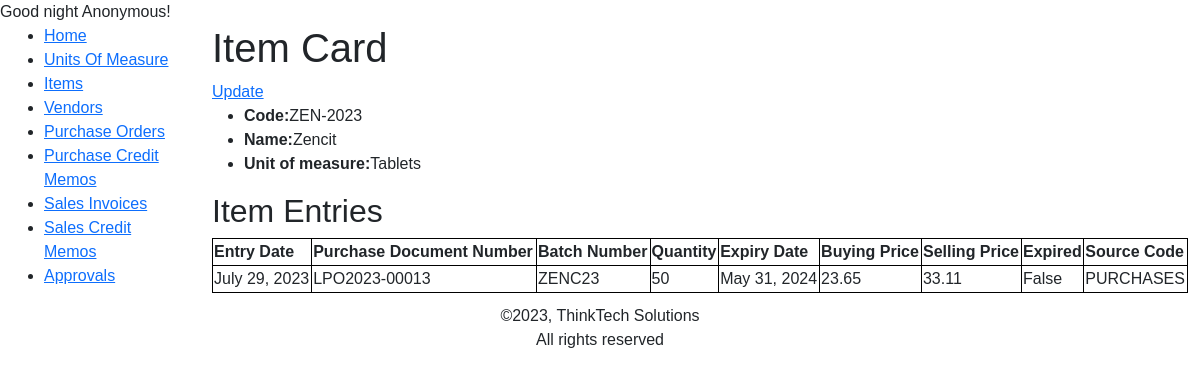
Before: /inventory/item-detail/ZEN-2023/ with the older database file.
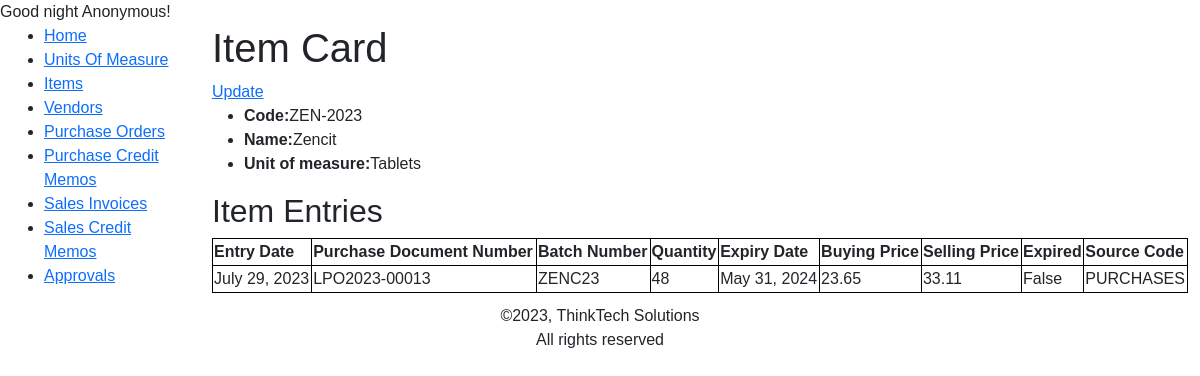
After: the same page with the newer database file.
### inventory/models.py (models this page shows, shortened)
class ItemEntry(models.Model):
    entry_date = models.DateField(auto_now_add=True, editable=False)
    purchase_doc_no = models.ForeignKey(PurchaseLine, on_delete=models.PROTECT, related_name='item_entry', related_query_name='item_entry', null=True, verbose_name='Purchase Document Number')
    item = models.ForeignKey(Item, on_delete=models.PROTECT, related_name='grn', related_query_name='grn')
    batch = models.CharField('Batch Number', max_length=200, null=True)
    quantity = models.IntegerField()
    expiry_date = models.DateField('Expiry Date', default=datetime.date.today)
    cost = models.FloatField()
    sale = models.FloatField()
    expiry_status = models.BooleanField(default=False)
    source_code = models.CharField(max_length=100)
    objects = ItemEntryManager()
    class Meta:
        verbose_name_plural = 'Item Entries'

class PurchaseLine(models.Model):
    number = models.ForeignKey(PurchaseHeader, on_delete=models.CASCADE, related_name='lines', related_query_name='lines')
    item = models.ForeignKey(Item, on_delete=models.PROTECT, related_name='lpo', related_query_name='lpo')
    batch = models.CharField('Item Batch Number',max_length=200, null=True)
    quantity_requested = models.PositiveIntegerField(help_text='Quantity')
    unit_price = models.FloatField('Unit Price')
    total = models.IntegerField(editable=False)
    expiry_date = models.DateField('Expiry date', null=True)
    quantity_received = models.PositiveIntegerField(default=0)
    markup = models.PositiveSmallIntegerField(validators=[MaxValueValidator(100)], default=40, help_text="Percentage Markup")
    invoice_no = models.CharField('Vendor Invoice Number',max_length=100, null=True)
    def __str__(self) -> str:
        return f'{self.number}'

class PurchaseHeader(models.Model):
    number = AlphanumericAutoField(primary_key=True, editable=False)
    vendor = models.ForeignKey(Vendor, on_delete=models.PROTECT, related_name='vendor', related_query_name='vendor')
    date = models.DateField(auto_now_add=True, editable=False)
    total = models.IntegerField(editable=False, default=0)
    last_modified_at = models.DateTimeField(auto_now=True, editable=False)
    approval_status = ((0, 'Open'), (1, 'Pending Approval'), (2, 'Approved'), (3, 'Cancelled Approval'))
    status = models.CharField(max_length=30, choices=approval_status, default=0)
    created_by = models.ForeignKey('auth.User', blank=True, null=True, default=None, on_delete=models.PROTECT, related_name='lpo', related_query_name='lpo',editable=False)
    modified_by = models.ForeignKey('auth.User', blank=True, null=True, default=None, on_delete=models.PROTECT, related_name='lpo_m', related_query_name='lpo_m',editable=False)
    def __str__(self) -> str:
        return self.number
    class Meta:
        verbose_name_plural = 'Purchase Orders'
        ordering = ["number"]

### inventory/views.py (the view)
# urls.py: path('item-detail/<str:pk>/', views.ItemDetailView.as_view(), name='item-detail'),
class ItemDetailView(generic.DetailView, LoginRequiredMixin):
    model = Item
    paginate_by = 25

### inventory/models.py (called while the page is built)
    def __str__(self) -> str:
        return self.description

### inventory/templatetags/custom_filters.py (called while the page is built)
@register.filter
def greeting(value):
    current_time = datetime.now().time()
    current_hour = current_time.hour
    if 5 <= current_hour < 12:
        time_category = "morning"
    elif 12 <= current_hour < 17:
        time_category = "afternoon"
    elif 17 <= current_hour < 20:
        time_category = "evening"
    else:
        time_category = "night"
    return f"Good {time_category}"

### inventory/templates/inventory/item_detail.html (shortened to what this page needs)
{% extends "inventory/base.html" %}
{% block content %}
    <h1>Item Card</h1>
    <a href="{% url 'inventory:item-update' item.code%}">Update</a>
    <ul>
        <li><strong>Code:</strong>{{item.code}}</li>
        <li><strong>Name:</strong>{{item.description}}</li>
        <li><strong>Unit of measure:</strong>{{item.unit}}</li>
    </ul>
    <h2>Item Entries</h2>
    <table>
        <tr>
            <th>Entry Date</th>
            <th>Purchase Document Number</th>
            <th>Batch Number</th>
            <th>Quantity</th>
            <th>Expiry Date</th>
            <th>Buying Price</th>
            <th>Selling Price</th>
            <th>Expired</th>
            <th>Source Code</th>
        </tr>
        {% for entry in item.grn.all %}
        <tr>
            <td>{{entry.entry_date}}</td>
            <td>{{entry.purchase_doc_no}}</td>
            <td>{{entry.batch}}</td>
            <td>{{entry.quantity}}</td>
            <td>{{entry.expiry_date}}</td>
            <td>{{entry.cost}}</td>
            <td>{{entry.sale}}</td>
            <td>{{entry.expiry_status}}</td>
            <td>{{entry.source_code}}</td>
        </tr>
        {% endfor %}
    </table>
{% endblock %}

Changed rows visible on the page:
changed ItemEntry "ZENC23": quantity "50" → "48"
